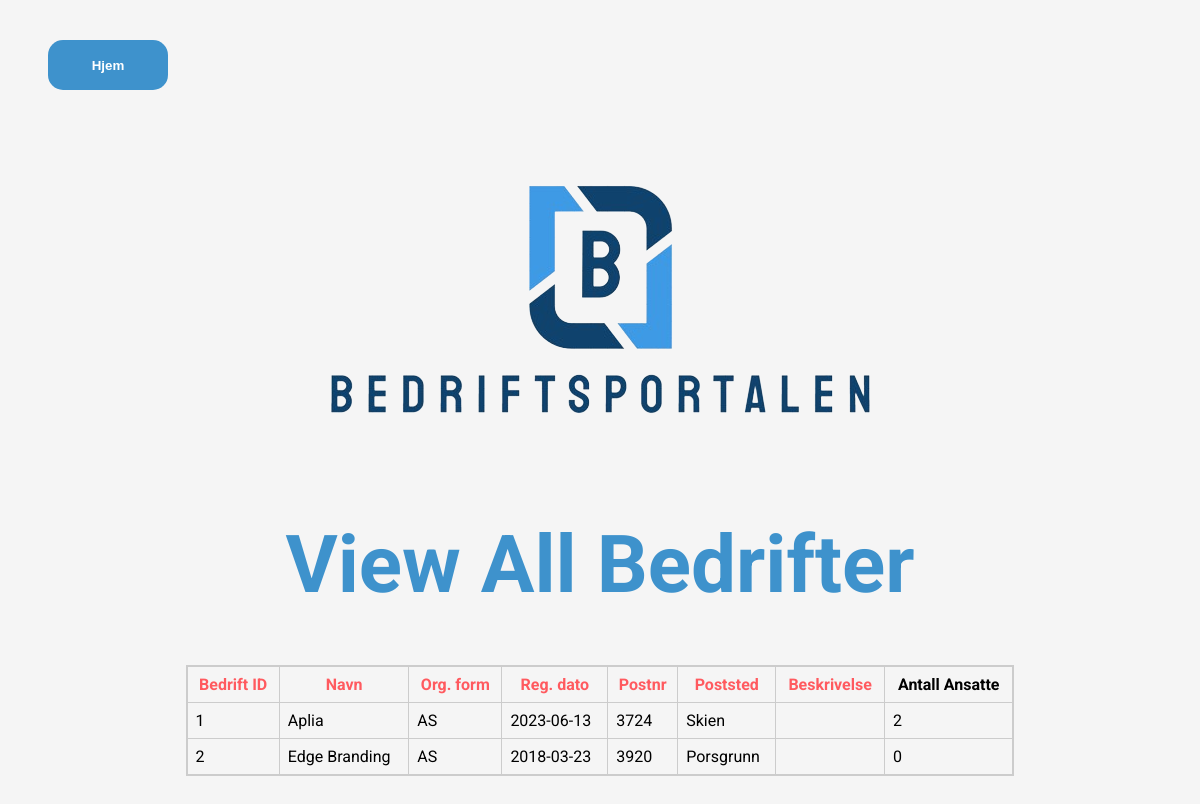
/CRUD/alle_bedrifter.php, run on an earlier commit of the app's database.
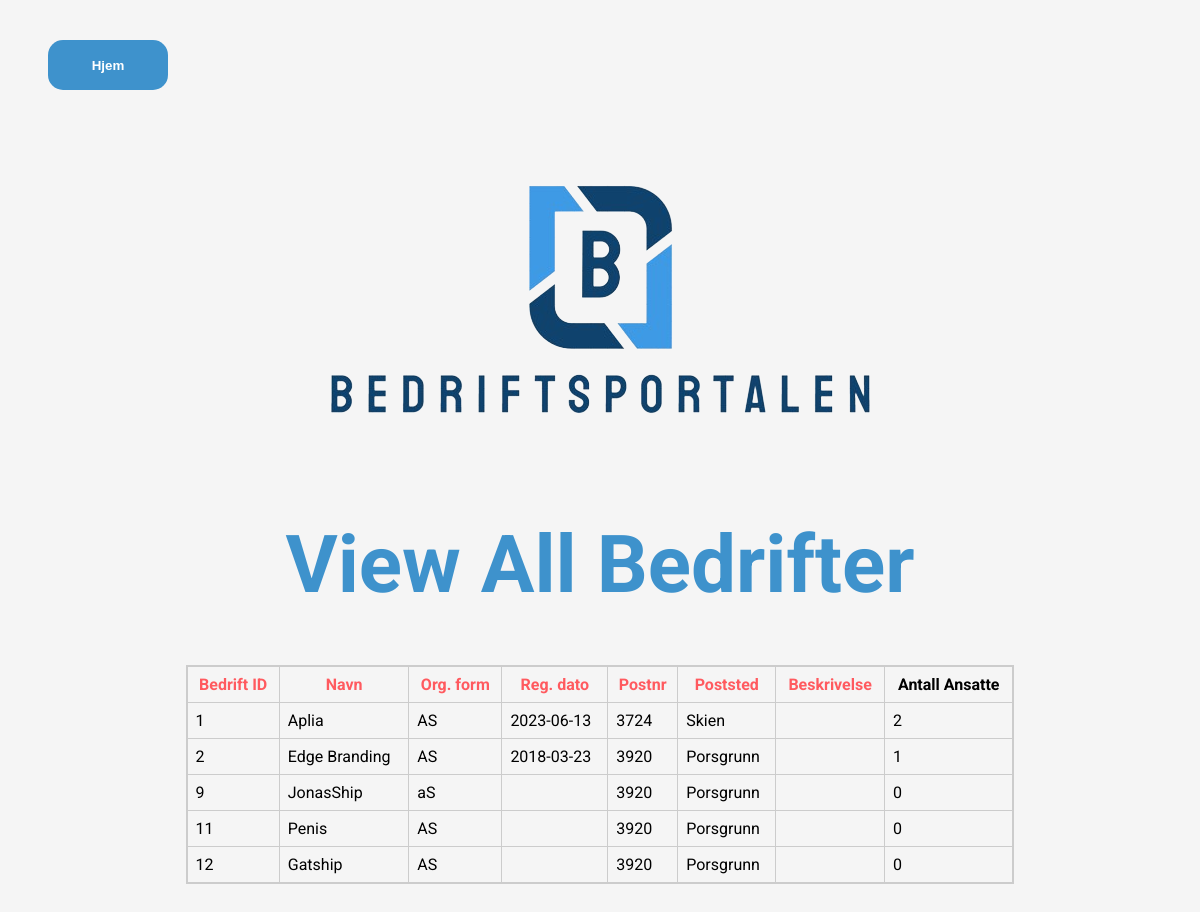
And on a later commit of the database.
### tables this page shows
CREATE TABLE `bedrifter_tb` (
  `bedrift_id` bigint(20) UNSIGNED NOT NULL,
  `bedrift_navn` varchar(45) NOT NULL,
  `bedrift_adresse` varchar(45) NOT NULL,
  `bedrift_org_form` varchar(45) NOT NULL,
  `bedrift_reg_dato` date DEFAULT NULL,
  `bedrift_org_nr` varchar(45) NOT NULL,
  `bedrift_beskrivelse` varchar(250) DEFAULT NULL,
  `bedrift_post_nr` varchar(4) NOT NULL,
  `bedrift_post_sted` varchar(45) NOT NULL,
  `bedrift_logo_filepath` varchar(100) DEFAULT NULL,
  `bedrift_er_kunde` tinyint(1) NOT NULL
);

### CRUD/alle_bedrifter.php (the view, shortened to what this page needs)
<?php
include 'connect.php';
$sql = "SELECT b.*, COUNT(a.ansatte_id) AS ansatte_count
        FROM bedrifter_tb b
        LEFT JOIN ansatte_tb a ON b.bedrift_id = a.ansatte_bedrifts_id
        GROUP BY b.bedrift_id";
$sort = isset($_GET['sort']) ? $_GET['sort'] : 'bedrift_id';
$order = isset($_GET['order']) && $_GET['order'] == 'desc' ? 'DESC' : 'ASC';
$sql .= " ORDER BY $sort $order";
$result = mysqli_query($conn, $sql);
?>
<!DOCTYPE html>
<html lang="en">
<head>
    <link rel="stylesheet" href="../stylesheets/stylesheet.css">
</head>
<body>
    <a href="../"><button type="button" class="btn">Hjem </button></a>
    <div class="logo-alle_ansatte-con">
        <img class="logo-alle_ansatte" src="../images/logo_no_slogan.png">
    </div>
    <h1>View All Bedrifter</h1>
    <table class="all-view-table">
        <thead>
            <tr class="alle-ansatte">
                <th><a href="?sort=bedrift_id&order=<?php echo $order == 'ASC' ? 'desc' : 'asc'; ?>">Bedrift ID</a></th>
                <th><a href="?sort=bedrift_navn&order=<?php echo $order == 'ASC' ? 'desc' : 'asc'; ?>">Navn</a></th>
                <th><a href="?sort=bedrift_org_form&order=<?php echo $order == 'ASC' ? 'desc' : 'asc'; ?>">Org. form</a></th>
                <th><a href="?sort=bedrift_reg_dato&order=<?php echo $order == 'ASC' ? 'desc' : 'asc'; ?>">Reg. dato</a></th>
                <th><a href="?sort=bedrift_post_nr&order=<?php echo $order == 'ASC' ? 'desc' : 'asc'; ?>">Postnr</a></th>
                <th><a href="?sort=bedrift_post_sted&order=<?php echo $order == 'ASC' ? 'desc' : 'asc'; ?>">Poststed</a></th>
                <th><a href="?sort=bedrift_beskrivelse&order=<?php echo $order == 'ASC' ? 'desc' : 'asc'; ?>">Beskrivelse</a></th>
                <th>Antall Ansatte</th>
            </tr>
        </thead>
        <tbody>
            <?php while ($row = mysqli_fetch_assoc($result)) : ?>
                <tr>
                    <td><?php echo $row['bedrift_id']; ?></td>
                    <td><?php echo $row['bedrift_navn']; ?></td>
                    <td><?php echo $row['bedrift_org_form']; ?></td>
                    <td><?php echo $row['bedrift_reg_dato']; ?></td>
                    <td><?php echo $row['bedrift_post_nr']; ?></td>
                    <td><?php echo $row['bedrift_post_sted']; ?></td>
                    <td><?php echo $row['bedrift_beskrivelse']; ?></td>
                    <td><?php echo $row['ansatte_count']; ?></td>
                </tr>
        </tbody>
        <?php endwhile; ?>
    </table>
</body>
</html>

### stylesheets/stylesheet.css (style rules this page uses)
body { background-color: #F5F5F5; margin-top: 5vh; font-family: "Roboto", sans-serif; }
h1 { text-align: center; font-size: 10vh; color: #3E92CC; }
a { text-decoration: none; }
.logo-alle_ansatte { max-width: 600px; max-height: 450px; margin: auto; margin-bottom: 5vh; }
.logo-alle_ansatte-con { text-align: center; text-align: center; }
table { width: 70%; border-collapse: collapse; border: 2px solid #CCCCCC; border-radius: 10px; margin: auto; }
th, td { border: 1px solid #CCCCCC; padding: 8px; }
.btn { min-width: 120px; min-height: 50px; margin-left: 5vh; font-weight: bolder; background-color: #3E92CC; border: none; border-radius: 15px; color: white; }
.alle-ansatte a { color: #FF5A5F; }
.all-view-table { margin-bottom: 100px; }

What changed in the data, as far as the page shows it:
changed bedrifter_tb "Edge Branding": ansatte_count "0" → "1"
added bedrifter_tb: bedrift_id "9", bedrift_navn "JonasShip", bedrift_org_form "aS", bedrift_post_nr "3920", bedrift_post_sted "Porsgrunn", ansatte_count "0"
added bedrifter_tb: bedrift_id "11", bedrift_navn "Penis", bedrift_org_form "AS", bedrift_post_nr "3920", bedrift_post_sted "Porsgrunn", ansatte_count "0"
added bedrifter_tb: bedrift_id "12", bedrift_navn "Gatship", bedrift_org_form "AS", bedrift_post_nr "3920", bedrift_post_sted "Porsgrunn", ansatte_count "0"
